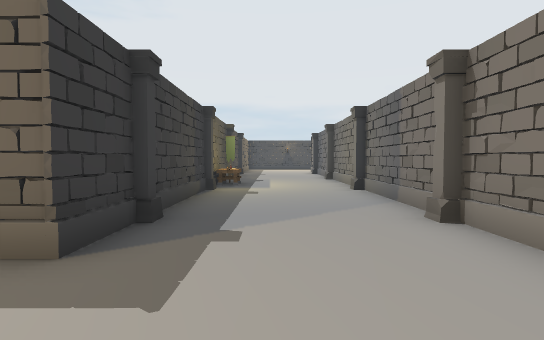
[1] (above)

15 first-person views from a walk through a scene from a Unity 3-D project. The camera is 1.5 m above the floor, tilts 2° down and sees 80° across. The floor is counted in squares, 2 m on a side. Each view is taken from the middle of a square. On the plan, view 1 faces up. The plan holds only what a view shows up to about 11 squares ahead; the rest is blank. The place goes on beyond the plan.

[2]
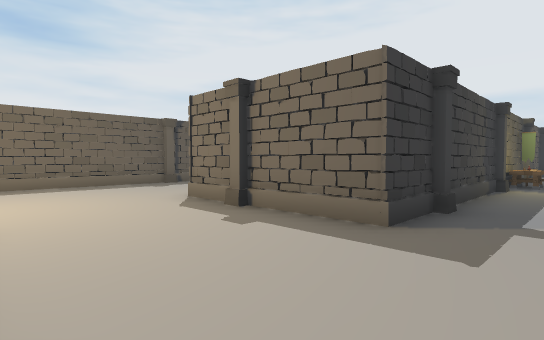

[3]
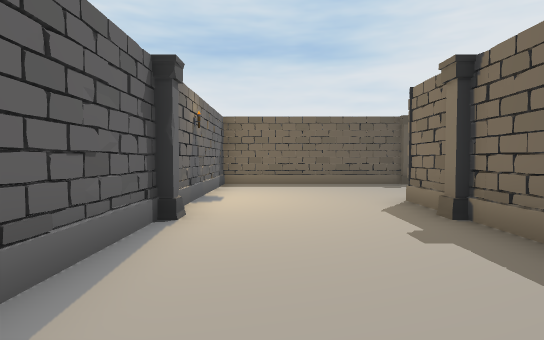

[4]
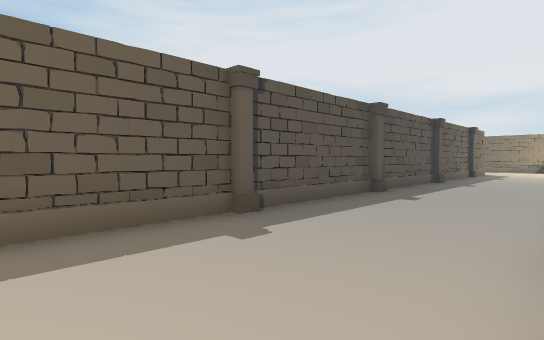

[5]
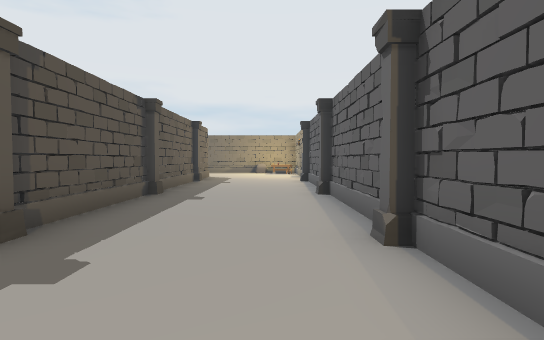

[6]
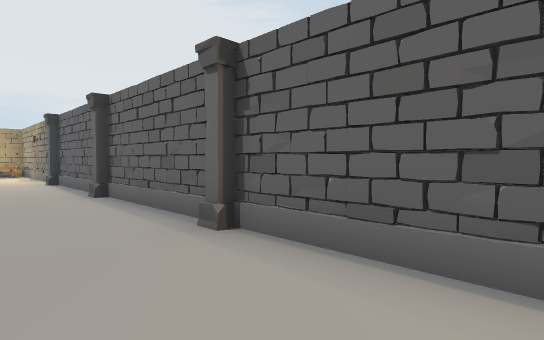

[7]
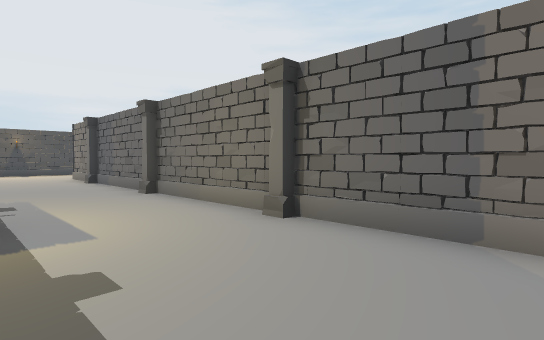

[8]
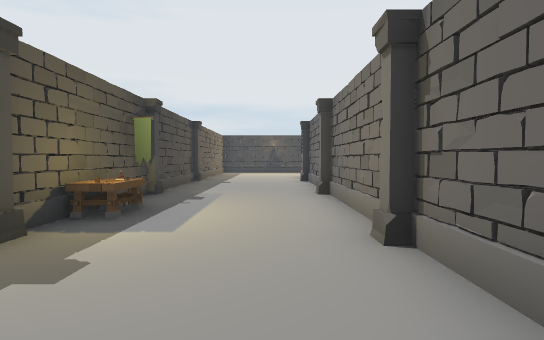

[9]
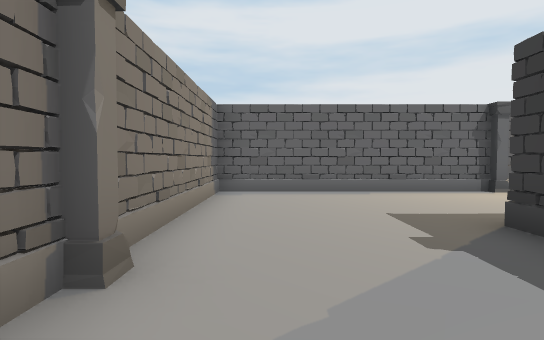

[10]
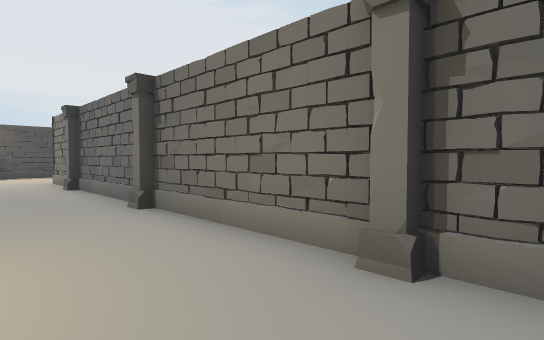

[11]
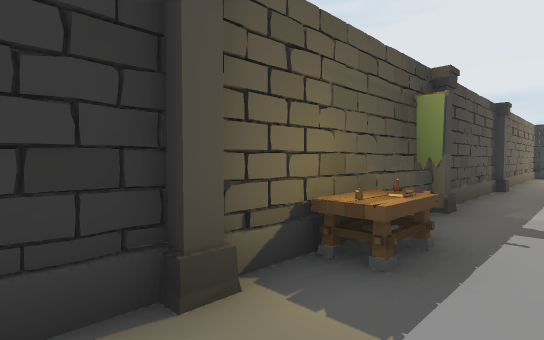

[12]
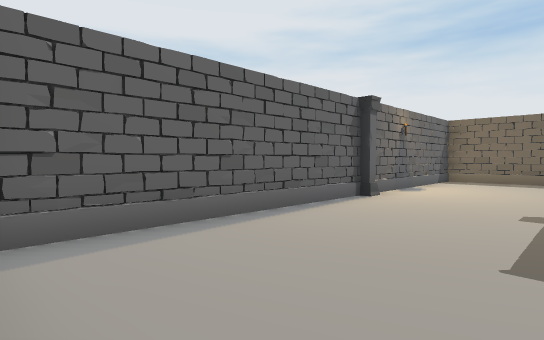

[13]
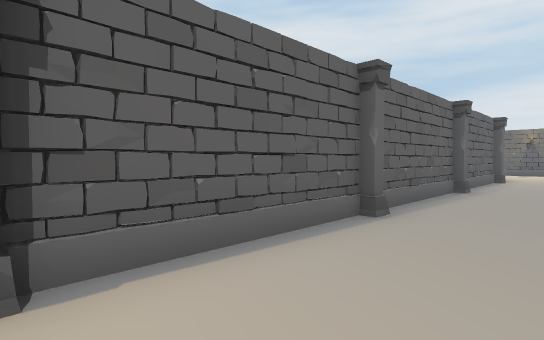

[14]
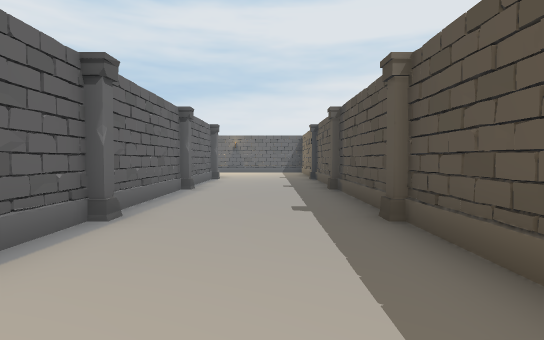

[15]
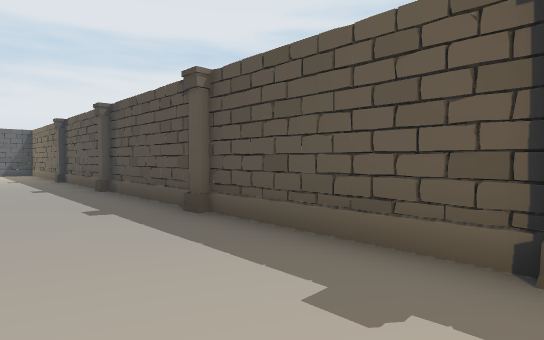

### Floor plan
Points are (right, up) in squares from view 1. A wall is a line through its corners. A room is listed if a view was taken in it or the views show most of it. See-through windows are left out.
Room 1 (views 1, 2, 3, 4, 5, 6, 7, 8, 9, 10, 11, 12, 13, 14, 15)
walls: (-5.8, 4.6) (-5.8, 15.6); (-1.6, 15.4) (-1.6, 2.4) (-5.8, 2.4); (-9.6, 15.6) (-9.6, -1.4) (2.2, -1.4) (2.2, 15.4)
objects: column (-10, 4); column (-10, 8); column (-10, 12); column (-10, 16); column (-6, 4); column (-6, 8); column (-6, 12); column (-6, 16); column (-4, -1); column (-4, 2); column (-2, 4); column (-2, 8); column (-2, 12); column (-2, 16); other object (-1, 9); other object (-1, 10); other object (-1, 11); other object (0, 10); column (2, 4); column (2, 8); column (2, 12); column (2, 16)

Positions as (right, up) in squares from view 1, and headings:
1: (0, 0), facing up
2: (0, -1), facing up-left
3: (0, 0), facing left
4: (-6, 1), facing up-left
5: (-7, 5), facing up
6: (-8, 5), facing up-right
7: (-1, 5), facing up-right
8: (1, 5), facing up
9: (1, 6), facing down
10: (0, 7), facing up-right
11: (0, 7), facing up-left
12: (2, 2), facing down-left
13: (-8, 16), facing down-right
14: (-8, 16), facing down
15: (-7, 16), facing down-left
